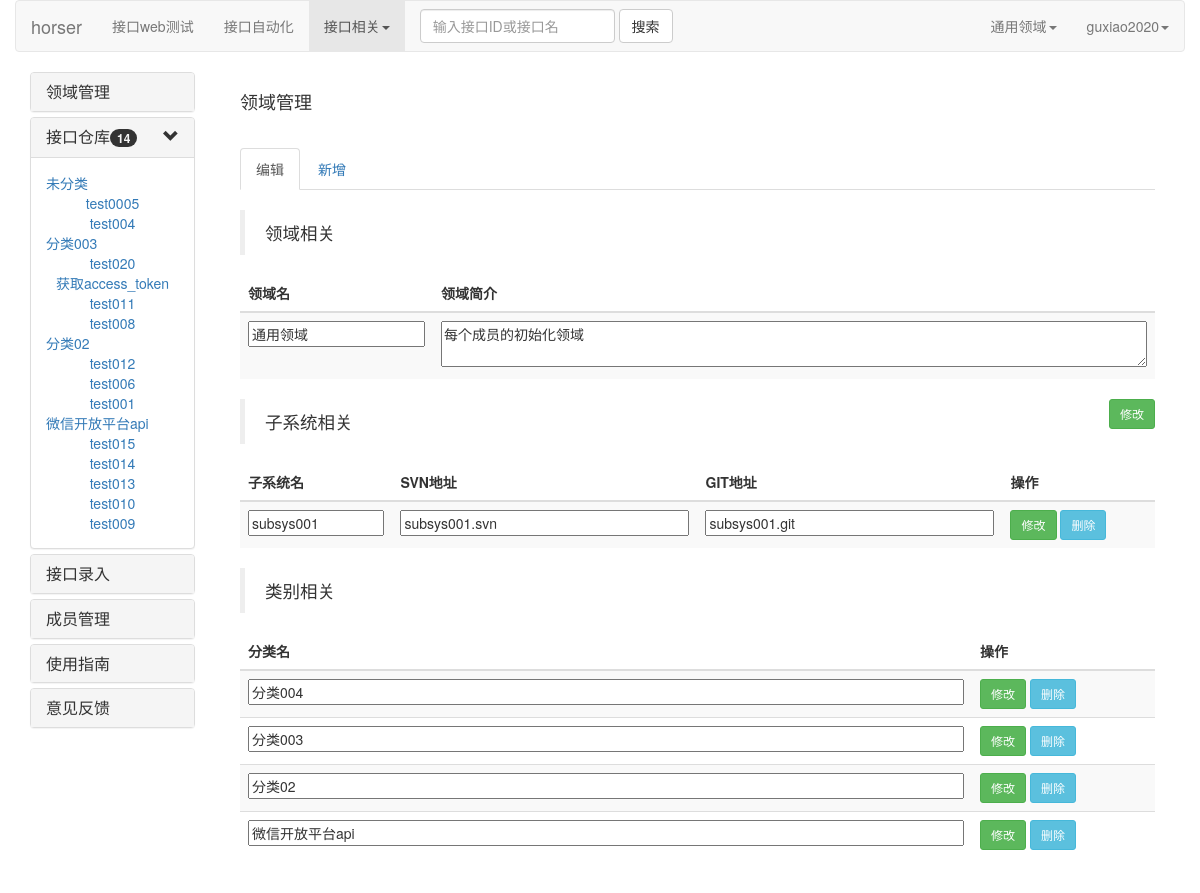
/domain_manage/ (signed in), run on the app's committed database.
### horsequick/models.py (models this page shows)
class Domain_Info(models.Model):
    domain_name = models.CharField(max_length=50,verbose_name="领域名")
    domain_brief = models.CharField(max_length=100,verbose_name="领域简介",null=True)
    class Meta:
        verbose_name = "领域表"
        ordering = ['-id']

class Interface_Info(models.Model):
    interface_name = models.CharField(max_length=20,verbose_name="接口名")
    interface_type = models.CharField(max_length=20,verbose_name="接口类型")
    interface_url = models.CharField(max_length=150,verbose_name="接口url")
    interface_mock = models.CharField(max_length=200,verbose_name="接口url",null=True)
    input_field_list = models.CharField(max_length=200,verbose_name="输入字段列表",null=True)
    input_need_list = models.CharField(max_length=200,verbose_name="输入字段必需列表",null=True)
    input_demo_list = models.CharField(max_length=200,verbose_name="输入字段实例列表",null=True)
    assert_field_list = models.CharField(max_length=200,verbose_name="断言字段列表",null=True)
    match_list = models.CharField(max_length=200,verbose_name="匹配内容列表",null=True)
    assert_result_list = models.CharField(max_length=200,verbose_name="断言结果列表",null=True)
    belong_subsys = models.ForeignKey(Sub_Sys_Info,on_delete=models.SET_NULL, verbose_name="所属子系统",null=True)
    belong_domain = models.ForeignKey(Domain_Info, on_delete=models.SET_DEFAULT, verbose_name="所属领域",default="1")
    belong_category = models.ForeignKey(Category_Info, on_delete=models.SET_NULL, verbose_name="所属类别",null=True)
    created_person = models.CharField(max_length=30,verbose_name="创建人")
    updated_person = models.CharField(max_length=30, verbose_name="更新人",null=True)
    created_time = models.DateTimeField(verbose_name="创建时间")
    updated_time = models.DateTimeField(verbose_name="更新时间",null=True)
    class Meta:
        verbose_name = "接口信息表"
        ordering = ['-updated_time']

class Sub_Sys_Info (models.Model):
    sub_sys_name = models.CharField(max_length=50,verbose_name="子系统名称")
    belong_domain = models.ForeignKey(Domain_Info, on_delete=models.CASCADE, verbose_name="所属领域")
    svn_address = models.CharField(max_length=100,verbose_name="子系统SVN地址")
    git_address = models.CharField(max_length=100, verbose_name="子系统GIT地址")
    class Meta:
        verbose_name = "子系统信息表"
        ordering = ['-id']

class Category_Info (models.Model):
    category_name = models.CharField(max_length=50,verbose_name="分类名称")
    belong_domain = models.ForeignKey(Domain_Info, on_delete=models.CASCADE, verbose_name="所属领域")
    class Meta:
        verbose_name = "接口类别表"
        ordering = ['-id']

### horsequick/views.py (the view)
# urls.py: url(r'^domain_manage/$', domain_manage, name='domain_manage'),
@check_login
def domain_manage(request,**show):
    if request.method == "GET":
        html = "domain_manage.html"
        interface_info_with_domain = show["interface_info"]
        domain_info = Domain_Info.objects.get(id=show["domain_id"])
        category_info = Category_Info.objects.filter(belong_domain=show["domain_id"])
        subsys_info = Sub_Sys_Info.objects.filter(belong_domain=show["domain_id"])
        return render(request,html,{"show":show,"interface_info_with_domain":interface_info_with_domain,"domain_info":domain_info,"category_info":category_info,"subsys_info":subsys_info})

### horsequick/templates/domain_manage.html (shortened to what this page needs)
<!DOCTYPE html>
<html lang="en">
    {% extends 'horser_base.html' %}
    {% block headmessage %}
    领域管理
    {% endblock %}
    {% block content %}
        <div class="tabbable" id="domain_switch">
				<ul class="nav nav-tabs">
					<li class="active">
						 <a href="#domain_category_subsys_edit" data-toggle="tab">编辑</a>
					</li>
					<li>
						 <a href="#domain_category_subsys_add" data-toggle="tab">新增</a>
					</li>
				</ul><br>
				<div class="tab-content">
                    <div class="tab-pane active" id="domain_category_subsys_edit">
                         <blockquote>
                                <p>领域相关</p>
                         </blockquote>
                        <table class="table table-striped">
                            <thead>
                                <tr>
                                    <th class="col-md-2 col-lg-2">领域名</th>
                                    <th class="col-md-10 col-lg-10">领域简介</th>
                                </tr>
                            </thead>
                            <tbody>
                                <tr>
                                    <td class="col-md-2 col-lg-2"><input id="domain_name_edit" type="text" value="{{ domain_info.domain_name }}"></td>
                                    <td class="col-md-10 col-lg-10"><textarea id="domain_brief_edit" style="width: 100%">{{ domain_info.domain_brief }}</textarea></td>
                                </tr>
                            </tbody>
                        </table>
                            <button class="btn btn-sm btn-success" onclick="edit_domain()" style="float: right">修改</button>
                        <blockquote>
                                <p>子系统相关</p>
                         </blockquote>
                        <table class="table table-striped">
                            <thead>
                                <tr>
                                    <th class="col-md-2 col-lg-2">子系统名</th>
                                    <th class="col-md-4 col-lg-4">SVN地址</th>
                                    <th class="col-md-4 col-lg-4">GIT地址</th>
                                    <th class="col-md-2 col-lg-2">操作</th>
                                </tr>
                            </thead>
                            <tbody>
                                {% for i in subsys_info %}
                                <tr>
                                    <td class="col-md-2 col-lg-2" id="sub_sys_name_edit"><input style="width: 100%" value="{{i.sub_sys_name}}"></td>
                                    <td class="col-md-4 col-lg-4" id="svn_address_edit"><input style="width: 100%" value="{{i.svn_address}}"></td>
                                    <td class="col-md-4 col-lg-4" id="git_address_edit"><input style="width: 100%" value="{{i.git_address}}"></td>
                                    <td class="col-md-2 col-lg-2"><button class="btn btn-success btn-sm" onclick="edit_subsys(this)">修改</button>&nbsp;<button class="btn btn-info btn-sm" onclick="delete_subsys(this)">删除</button> </td>
                                </tr>
                            {% endfor %}
                            </tbody>
                        </table>
                         <blockquote>
                                <p>类别相关</p>
                         </blockquote>
                        <table class="table table-striped">
                            <thead>
                                <tr>
                                    <th class="col-md-8 col-lg-8">分类名</th>
                                    <th class="col-md-2 col-lg-2">操作</th>
                                </tr>
                            </thead>
                            <tbody>
                                {% for i in category_info %}
                                <tr>
                                    <td class="col-md-8 col-lg-8" id="category_name_edit"><input style="width: 100%" value="{{i.category_name}}"></td>
                                    <td class="col-md-2 col-lg-2"><button class="btn btn-success btn-sm" onclick="edit_category(this)">修改</button>&nbsp;<button class="btn btn-info btn-sm" onclick="delete_category(this)">删除</button> </td>
                                </tr>
                            {% endfor %}
                            </tbody>
                        </table>
                    </div>
                </div>
        </div>
    {% endblock %}

### horsequick/templates/horser_base.html (shortened to what this page needs)
<!DOCTYPE html>
<html lang="en">
<head>
    <link rel="stylesheet" href="https://cdn.staticfile.org/twitter-bootstrap/3.3.7/css/bootstrap.min.css">
    <link rel="stylesheet" href="/static/css/horsergo.css">
    {% include 'header.html' %}
</head>
<body>
        <div class="container">
            <div class="row">
                 <div class="col-md-2 col-lg-2">
                    <div class="panel-group" id="accordion">
                        <div class="panel panel-default">
                            <div class="panel-heading">
                                <h4 class="panel-title">
                                    <a href="/domain_manage/">
                                        领域管理
                                    </a>
                                </h4>
                            </div>
                        </div>
                        <div class="panel panel-default">
                            <div class="panel-heading">
                                <h4 class="panel-title">
                                    <a data-toggle="collapse" data-parent="#accordion"
                                       href="#collapse_one">
                                        接口仓库<span class="pull-right glyphicon glyphicon-chevron-down"></span><span class="badge">{{ show.interface_nums }}</span>
                                    </a>
                                </h4>
                            </div>
                            <div id="collapse_one" class="panel-collapse collapse in">
                                <div class="panel-body" style="text-align: left">
                                    {% for k,v in interface_info_with_domain.items  %}
                                        {% if k == None %}
                                        <a href="#interface_collapse_{{k}}" data-toggle="collapse" data-parent="collapse_one">未分类</a><br>
                                        {% else %}
                                        <a href="#interface_collapse_{{k}}" data-toggle="collapse" data-parent="collapse_one">{{k}}</a><br>
                                        {% endif %}
                                        <div id="interface_collapse_{{k}}" class="panel-collapse collapse in">
                                        {% for i in v %}
                                            <div style="text-align: center">
                                                <a href="/interface_detail/{{ i.id }}" >{{i.interface_name}}</a>
                                            </div>
                                        {% endfor %}
                                        </div>
                                    {% endfor %}
                                </div>
                            </div>
                        </div>
                        <div class="panel panel-default">
                            <div class="panel-heading">
                                <h4 class="panel-title">
                                    <a href="/interface_add">
                                        接口录入
                                    </a>
                                </h4>
                            </div>
                        </div>
                        <div class="panel panel-default">
                            <div class="panel-heading">
                                <h4 class="panel-title">
                                    <a href="/member_manage/">
                                        成员管理
                                    </a>
                                </h4>
                            </div>
                        </div>
                        <div class="panel panel-default">
                            <div class="panel-heading">
                                <h4 class="panel-title">
                                    <a href="/horser_help">
                                        使用指南
                                    </a>
                                </h4>
                            </div>
                        </div>
                        <div class="panel panel-default">
                            <div class="panel-heading">
                                <h4 class="panel-title">
                                    <a href="/#">
                                        意见反馈
                                    </a>
                                </h4>
                            </div>
                        </div>
                    </div>
                 </div>
                <div class="col-md-10 col-lg-10">
                        <div class="panel-heading">
                            <h4>{% block headmessage %}{% endblock %}</h4>
                        </div>
                        <div class=" panel-body">
                            {% block content %}{% endblock %}
                        </div>
                </div>
            </div>
        </div>
</body>
</html>

### horsequick/templates/header.html (shortened to what this page needs)
<!DOCTYPE html>
<html lang="en">
<div class="container">
        <div class="row clearfix">
                <nav class="navbar navbar-default" role="navigation">
                    <div class="navbar-header">
                         <a class="navbar-brand" href="/">horser</a>
                    </div>
                    <div class="collapse navbar-collapse" id="bs-example-navbar-collapse-1">
                        <ul class="nav navbar-nav">
                            <li >
                                 <a href="/interface_webtest/">接口web测试</a>
                            </li>
                            <li>
                                 <a href="#">接口自动化</a>
                            </li>
                            <li class="dropdown active">
                                 <a href="#" class="dropdown-toggle" data-toggle="dropdown">接口相关<strong class="caret"></strong></a>
                            </li>
                        </ul>
                        <form class="navbar-form navbar-left" role="search">
                            <div class="form-group">
                                <input type="text" class="form-control" placeholder="输入接口ID或接口名"/>
                            </div> <button type="submit" class="btn btn-default">搜索</button>
                        </form>
                        <ul class="nav navbar-nav navbar-right">
                            <li class="dropdown">
                                <a href="#" class="dropdown-toggle" data-toggle="dropdown">{{show.domain_name}}<strong class="caret"></strong></a>
                            </li>
                            <li class="dropdown">
                                 <a href="#" class="dropdown-toggle" data-toggle="dropdown">{{ show.user_name }}<strong class="caret"></strong></a>
                            </li>
                        </ul>
                    </div>
                </nav>
        </div>
</div>
</html>

### data on the page
Domain_Info: domain_name "通用领域", domain_brief "每个成员的初始化领域"
Interface_Info: interface_name "test0005"
Interface_Info: interface_name "test004"
Interface_Info: k "分类003", interface_name "test020"
Interface_Info: interface_name "获取access_token"
Interface_Info: interface_name "test011"
Interface_Info: interface_name "test008"
Interface_Info: k "分类02", interface_name "test012"
Interface_Info: interface_name "test006"
Interface_Info: interface_name "test001"
Interface_Info: k "微信开放平台api", interface_name "test015"
Interface_Info: interface_name "test014"
Interface_Info: interface_name "test013"
Interface_Info: interface_name "test010"
Interface_Info: interface_name "test009"
Sub_Sys_Info: sub_sys_name "subsys001", svn_address "subsys001.svn", git_address "subsys001.git"
Category_Info: category_name "分类004"
Category_Info: category_name "分类003"
Category_Info: category_name "分类02"
Category_Info: category_name "微信开放平台api"

### other printed values
{{ show.user_name }} "guxiao2020"
{{ show.interface_nums }} "14"
